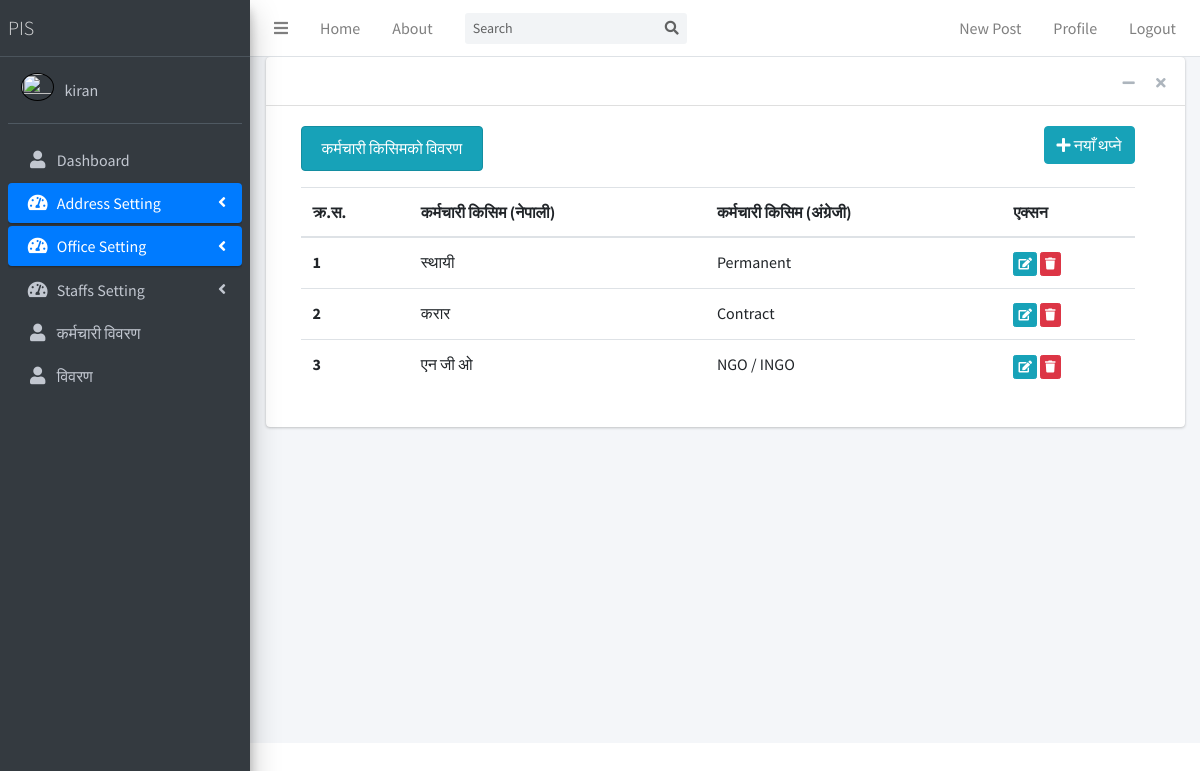
Page /employeetype/list/ (signed in) on the committed database.
### officialdata/models.py (models this page shows, shortened)
class Employeetype(models.Model):
    employeetype_nepali = models.CharField(max_length=70, verbose_name="कर्मचारी किसिम")
    employeetype_english = models.CharField(max_length=70, verbose_name="Employee Type")
    date_posted = models.DateTimeField(default=timezone.now)
    created_by = models.ForeignKey(User, on_delete=models.CASCADE, default=None)

### officialdata/views.py (the view)
# urls.py: path('employeetype/list/', EmployeeTypeListView.as_view(), name='employeetype-list'),
class EmployeeTypeListView(LoginRequiredMixin, UserAccessMixin, ListView):
    permission_required = 'officialdata.view_employeetype'
    model = Employeetype
    template_name = 'employeetype/employeetype_list.html'

### officedata/views.py (called while the page is built)
    def dispatch(self, request, *args, **kwargs):
        if(not self.request.user.is_authenticated):
            return redirect_to_login(self.request.get_full_path(), self.get_login_url(), self.get_redirect_field_name())
        if not self.has_permission():
            return redirect('/')
        return super(UserAccessMixin, self).dispatch(request, *args, **kwargs)

### officialdata/templates/officialdata/employeetype_list.html (shortened to what this page needs)
{% extends "blog/base.html" %}
{% load crispy_forms_tags %}
{% block content %}
<div class="col-md-12">
      <div class="d-flex justify-content-between">
        <div><h6 class="text-center alert alert-info">कर्मचारी किसिमको विवरण</h6></div>
        <div>
            <a href="{% url 'employeetype-create' %}" class="btn btn-info btn-bg">
                  <i class="fas fa-plus"></i> नयाँ थप्ने
            </a>
        </div>
    </div>
    <table class="table table-hover">
        <thead>
        <tr>
            <th scope="col">क्र.स.</th>
            <th scope="col">कर्मचारी किसिम (नेपाली) </th>
            <th scope="col">कर्मचारी किसिम (अंग्रेजी)</th>
            <th scope="col">एक्सन</th>
        </tr>
        </thead>
        <tbody>
        {% for employeetype in employeetype_list %}
        <tr>
            <th scope="row">{{ forloop.counter }}</th>
            <td>{{ employeetype.employeetype_nepali }}</td>
            <td>{{ employeetype.employeetype_english }}</td>
            <td>
                <a href="{% url 'employeetype-update' employeetype.id %}" class="btn btn-info btn-xs">
                    <i class="fas fa-edit"></i>
                </a>
                <a href="{% url 'employeetype-delete' employeetype.id %}" class="btn btn-danger btn-xs">
                    <i class="fas fa-trash"></i>
                </a>
            </td>
        </tr>
        {% endfor %}
        </tbody>
    </table>
</div>
{% endblock content %}

### blog/templates/blog/base.html (shortened to what this page needs)
{% load static %}
<!DOCTYPE html>
<html>
<head>
    <link rel="stylesheet" href="{% static 'blog/plugins/fontawesome-free/css/all.min.css' %}">
    <link rel="stylesheet" href="https://code.ionicframework.com/ionicons/2.0.1/css/ionicons.min.css">
    <link rel="stylesheet" href="{% static 'blog/plugins/overlayScrollbars/css/OverlayScrollbars.min.css' %}">
    <link rel="stylesheet" href="{% static 'blog/plugins/datatables-bs4/css/dataTables.bootstrap4.min.css' %}">
    <link rel="stylesheet" href="{% static 'blog/plugins/datatables-responsive/css/responsive.bootstrap4.min.css' %}">
    <link rel="stylesheet" href="{% static 'blog/dist/css/adminlte.min.css' %}">
</head>
<body class="hold-transition sidebar-mini layout-fixed">
<div class="wrapper">
    <nav class="main-header navbar navbar-expand navbar-white navbar-light">
        <ul class="navbar-nav">
            <li class="nav-item">
                <a class="nav-link" data-widget="pushmenu" href="#" role="button"><i class="fas fa-bars"></i></a>
            </li>
            <li class="nav-item d-none d-sm-inline-block">
                <a class="nav-item nav-link" href="{% url 'blog-home' %}">Home</a>
            </li>
            <li class="nav-item d-none d-sm-inline-block">
                <a class="nav-item nav-link" href="{% url 'blog-about' %}">About</a>
            </li>
        </ul>
        <form class="form-inline ml-3">
            <div class="input-group input-group-sm">
                <input class="form-control form-control-navbar" type="search" placeholder="Search" aria-label="Search">
                <div class="input-group-append">
                    <button class="btn btn-navbar" type="submit">
                        <i class="fas fa-search"></i>
                    </button>
                </div>
            </div>
        </form>
        <ul class="navbar-nav ml-auto">
            {% if user.is_authenticated %}
            <a class="nav-item nav-link" href="{% url 'post-create' %}">New Post</a>
            <a class="nav-item nav-link" href="#">Profile</a>
            <a class="nav-item nav-link" href="{% url 'logout' %}">Logout</a>
            {% else %}
            <a class="nav-item nav-link" href="{% url 'login' %}">Login</a>
            <a class="nav-item nav-link" href="{% url 'register' %}">Register</a>
            {% endif %}
        </ul>
    </nav>
    <aside class="main-sidebar sidebar-dark-primary elevation-4">
        <a href="{% url 'blog-home' %}" class="brand-link">
            <span class="brand-text font-weight-light">PIS</span>
        </a>
        <div class="sidebar">
            <div class="user-panel mt-3 pb-3 mb-3 d-flex">
                <div class="image">
                    <img src="" class="rounded-circle account-img" alt=""
                         width="42" height="24" style="border:1px solid black">
                </div>
                <div class="info">
                    <a href="#" class="d-block">{{ user.username }}</a>
                </div>
            </div>
            {% if user.is_authenticated %}
            <nav class="mt-2">
                <ul class="nav nav-pills nav-sidebar flex-column" data-widget="treeview" role="menu"
                    data-accordion="false">
                    {% if request.user.is_superuser %}
                    <li class="nav-item">
                        <a href="#" class="nav-link">
                            <i class="nav-icon fas fa-user"></i>
                            <p>
                                Dashboard
                            </p>
                        </a>
                    </li>
                    <li class="nav-item has-treeview">
                        <a href="{% url 'address-list' %}" class="nav-link active">
                            <i class="nav-icon fas fa-tachometer-alt"></i>
                            <p>
                                Address Setting
                                <i class="right fas fa-angle-left"></i>
                            </p>
                        </a>
                    </li>
                    <li class="nav-item has-treeview">
                        <a href="{% url 'allofficedata-list' %}" class="nav-link active">
                            <i class="nav-icon fas fa-tachometer-alt"></i>
                            <p>
                                Office Setting
                                <i class="right fas fa-angle-left"></i>
                            </p>
                        </a>
                    </li>
                    <li class="nav-item has-treeview">
                        <a href="{% url 'allofficialdata-list' %}" class="nav-link inactive">
                            <i class="nav-icon fas fa-tachometer-alt"></i>
                            <p>
                                Staffs Setting
                                <i class="right fas fa-angle-left"></i>
                            </p>
                        </a>
                    </li>
                    <li class="nav-item">
                        <a href="{% url 'staff-list' %}" class="nav-link">
                            <i class="nav-icon fas fa-user"></i>
                            <p>
                                कर्मचारी विवरण
                            </p>
                        </a>
                    </li>
                    {% endif %}
                    <li class="nav-item">
                        <a href="{% url 'staff-post' username=user %}" class="nav-link">
                            <p class="text-align:center"> <i class="nav-icon fas fa-user"></i> विवरण
                            </p>
                        </a>
                    </li>
                </ul>
            </nav>
            {% endif %}
        </div>
    </aside>
    <div class="content-wrapper">
        <section class="content">
            <div class="container-fluid">
                <div class="row">
                    <div class="col-md-12">
                        <div class="card">
                            <div class="card-header">
                                <div class="card-tools">
                                    <button type="button" class="btn btn-tool" data-card-widget="collapse"
                                            data-toggle="tooltip" title="Collapse">
                                        <i class="fas fa-minus"></i></button>
                                    <button type="button" class="btn btn-tool" data-card-widget="remove"
                                            data-toggle="tooltip" title="Remove">
                                        <i class="fas fa-times"></i></button>
                                </div>
                            </div>
                            <div class="card-body">
                                <div class="row col-md-12">
                                    <div class="col-md-12">
                                        {% block content %}{% endblock %}
</body>
</html>

### rows in the picture
Employeetype: employeetype_nepali "स्थायी", employeetype_english "Permanent"
Employeetype: employeetype_nepali "करार", employeetype_english "Contract"
Employeetype: employeetype_nepali "एन जी ओ", employeetype_english "NGO / INGO"

### other values in the picture
{{ user.username }} "kiran"
